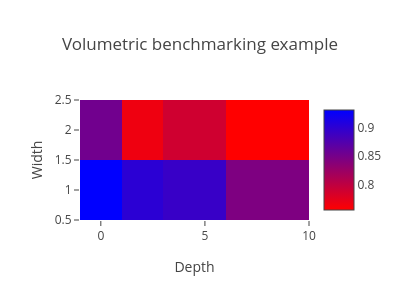

Here is the notebook cell this chart was saved with:
### Code cell
import plotly.graph_objects as go  # you'll need the 'plotly' python package for this

fig = go.Figure(data=go.Heatmap(z=vals, x=vb_depths, y=vb_widths, colorscale='Bluered_r'))
fig.update_layout(title='Volumetric benchmarking example',
                  xaxis={'title': 'Depth'}, yaxis={'title': 'Width'},
                  height=300, width=400)
fig.show()

### Figure 1 — Plotly figure (JSON) as saved in the notebook; plotly's stock layout.template omitted (floating-point values rounded to 4 significant figures)
{"data": [{"colorscale": [[0.0, "rgb(255,0,0)"], [1.0, "rgb(0,0,255)"]], "type": "heatmap", "x": [0, 2, 4, 8], "y": [1, 2], "z": [[0.9313, 0.9017, 0.8925, 0.844], [0.8531, 0.766, 0.788, 0.7549]]}], "layout": {"height": 300, "title": {"text": "Volumetric benchmarking example"}, "width": 400, "xaxis": {"title": {"text": "Depth"}}, "yaxis": {"title": {"text": "Width"}}}}
